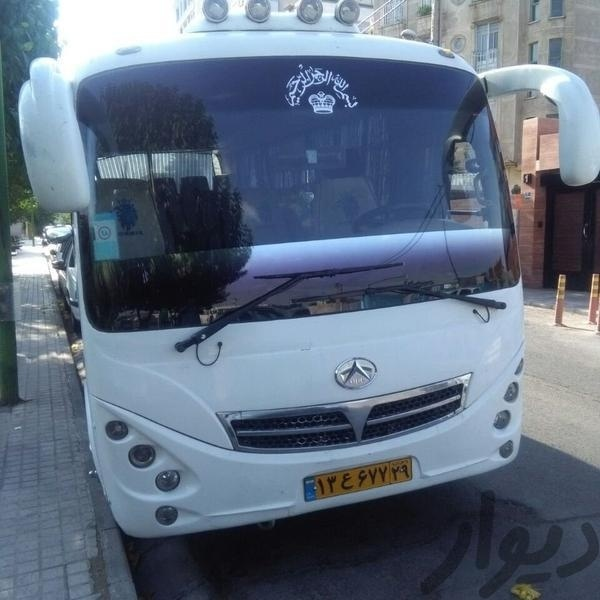
#> input picture images/1.jpg, 600 x 600 px; its folder holds only this picture in this run
$ python -i 2-crop_perspective.py   (imports and definitions only)
#> lines starting #> are read from the running program, lines starting #| are printed output that depends on the picture; after the words box and inside, x2 and y2 are one past the last pixel; in counts of white or black regions, pixels touching at a corner belong together
import tkinter as tk
from tkinter import messagebox
import cv2
import numpy as np
import os
from sklearn.cluster import KMeans
import sys

running = True  # متغیر سراسری برای کنترل اجرای حلقه
stop_requested = False # متغیر سراسری برای شناسایی فشار دادن کلید 'q'

# تابع برای بستن برنامه
def end_action():
    global running
    running = False  # توقف پردازش
    root.quit()  # بستن پنجره tkinter و خروج از برنامه

# تابع برای تنظیم وضعیت کلید 'q'
def key_callback(event):
    global stop_requested
    if event.keysym == 'q':
        stop_requested = True
        end_action()  # بستن برنامه


# [4 lines not run here, left out]


# Function to process each image
def process_image(image_path, output_path):
#> called with image_path = 'images/1.jpg', output_path = 'out.png'
    image = cv2.imread(image_path)
#> image is the input picture: shape (600, 600, 3); mean B, G, R 128.4, 110.2, 96.4
    image_rgb = cv2.cvtColor(image, cv2.COLOR_BGR2RGB)

    # Reshape the image for KMeans clustering
    X = image_rgb.reshape(-1, 3)

    # Apply KMeans clustering
    kmeans = KMeans(n_clusters=2, n_init=10)
    kmeans.fit(X)

    # Get the segmented image
    segmented_image = kmeans.cluster_centers_[kmeans.labels_]
    segmented_image = segmented_image.reshape(image_rgb.shape)

    # Convert to grayscale and threshold the image
    gray_image = cv2.cvtColor(segmented_image.astype(np.uint8), cv2.COLOR_RGB2GRAY)
    _, thresh = cv2.threshold(gray_image, 127, 255, cv2.THRESH_BINARY)
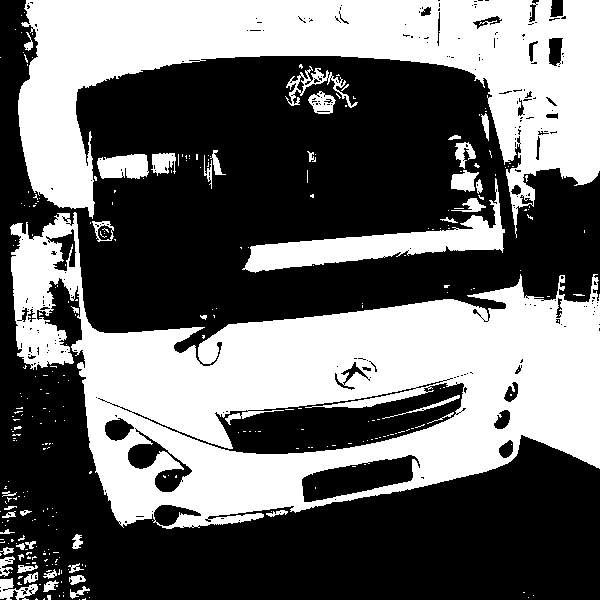
#> gray_image: shape (600, 600); values 61 (black) and 170 (white), 42.3% white; 303 white regions (259 under 20 px)

    # Find contours
    contours, _ = cv2.findContours(thresh, cv2.RETR_EXTERNAL, cv2.CHAIN_APPROX_SIMPLE)
#> thresh: shape (600, 600); 42.3% white; 303 white regions (259 under 20 px), largest, box (x1, y1, x2, y2) and area: (10, 212, 600, 529) 83185, (18, 0, 600, 238) 55529, (242, 178, 505, 273) 6378

    # Handle case where no contours are found
    if not contours:
        print("No contours found")
        return

    # Assume the largest contour is the license plate
    plate_contour = max(contours, key=cv2.contourArea)

    # Find the minimum area rectangle around the contour
    rect = cv2.minAreaRect(plate_contour)
#> rect = ((304.5, 370), (316, 589), -90)
    corners = cv2.boxPoints(rect)
    corners = np.int32(corners)

    # Sort the corners to the correct order
    def sort_corners(corners):
        cX = np.mean(corners[:, 0])
#> cX = 304.5
        cY = np.mean(corners[:, 1])
#> cY = 370
        sorted_corners = sorted(corners, key=lambda p: (np.arctan2(p[1] - cY, p[0] - cX)))
        sorted_corners = np.array(sorted_corners)
        top_left = min(sorted_corners, key=lambda x: x[0] + x[1])
#> top_left = [10, 212]
        bottom_right = max(sorted_corners, key=lambda x: x[0] + x[1])
#> bottom_right = [599, 528]
        top_right = max(sorted_corners, key=lambda x: x[0] - x[1])
#> top_right = [599, 212]
        bottom_left = min(sorted_corners, key=lambda x: x[0] - x[1])
#> bottom_left = [10, 528]
        return np.array([top_left, top_right, bottom_right, bottom_left], dtype=np.float32)

    sorted_corners = sort_corners(corners)

    # Handle case where not all corners are detected correctly
    if len(sorted_corners) < 4:
        center_x, center_y = np.mean(image.shape[1]), np.mean(image.shape[0])
        sorted_corners = np.array([
            [center_x - 100, center_y - 50],
            [center_x + 100, center_y - 50],
            [center_x + 100, center_y + 50],
            [center_x - 100, center_y + 50]
        ], dtype=np.float32)

    # Print sorted corners
    print("Sorted Corners (Top-Left, Top-Right, Bottom-Right, Bottom-Left):")
    print(sorted_corners)
#| [[ 10. 212.]
#|  [599. 212.]
#|  [599. 528.]
#|  [ 10. 528.]]

    # Clone image for displaying draggable points
    image_with_points = image.copy()

    # Variables for dragging points
    global dragging, dragged_point_index
    dragging = False
    dragged_point_index = -1

    def draw_points(img, points):
        """Draw points on the image."""
        for idx, point in enumerate(points):
            cv2.circle(img, tuple(point.astype(int)), 5, (0, 255, 0), -1)

    def mouse_callback(event, x, y, flags, param):
        global dragging, dragged_point_index
        if event == cv2.EVENT_LBUTTONDOWN:
            for i, point in enumerate(sorted_corners):
                if abs(point[0] - x) < 10 and abs(point[1] - y) < 10:
                    dragging = True
                    dragged_point_index = i
        elif event == cv2.EVENT_MOUSEMOVE:
            if dragging and dragged_point_index != -1:
                sorted_corners[dragged_point_index] = [x, y]
                image_with_points[:] = image.copy()
                draw_points(image_with_points, sorted_corners)
        elif event == cv2.EVENT_LBUTTONUP:
            dragging = False
            dragged_point_index = -1

    # Set up the mouse callback function
    cv2.namedWindow('Original Image with Points')
    cv2.setMouseCallback('Original Image with Points', mouse_callback)

    # Draw initial points
    draw_points(image_with_points, sorted_corners)

    # Display the original image with draggable points
    while True:
        cv2.imshow('Original Image with Points', image_with_points)
        key = cv2.waitKey(1)
#> (key q is pressed here)
        if key == 27:  # Press Esc to exit
            break
        elif key == ord(' '):  # Press Space to save and proceed to the next image
            # Calculate width and height based on detected corners
            width = max(np.linalg.norm(sorted_corners[0] - sorted_corners[1]), np.linalg.norm(sorted_corners[2] - sorted_corners[3]))
            height = max(np.linalg.norm(sorted_corners[0] - sorted_corners[3]), np.linalg.norm(sorted_corners[1] - sorted_corners[2]))

            # Define destination points based on calculated width and height
            dst_np = np.array([
                [0, 0],
                [int(width), 0],
                [int(width), int(height)],
                [0, int(height)]
            ], dtype=np.float32)

            # Perform perspective transformation
            M = cv2.getPerspectiveTransform(sorted_corners, dst_np)
            result = cv2.warpPerspective(image, M, dsize=(int(width), int(height)))

            # Resize the output image to the fixed size of 400x80
            final_size = (400, 80)
            result_resized = cv2.resize(result, final_size)

            # Save the transformed image
            cv2.imwrite(output_path, result_resized)
            print(f"Image saved as '{output_path}'")
            break
        elif key == ord('n'):  # Press 'n' to skip the current image (don't save)
            print(f"Skipped image: {image_path}")
            cv2.destroyAllWindows()
            return False  # Return False to indicate image was skipped
        elif key == ord('q'):  # Press 'q' to quit the program
            print("Quitting program...")
            cv2.destroyAllWindows()
            return True  # Return True to indicate the user wants to quit

    # Close all OpenCV windows
    cv2.destroyAllWindows()
    return False  # Return False to indicate image was processed and saved


# Define input and output directories
input_dir = 'input'
output_dir = 'output'

# Create output directory if it does not exist
# [1 line not run here, left out]

# Process each image in the input directory
# تعریف دکمه‌های شروع و پایان
def start_action():
    global running, stop_requested
    messagebox.showinfo("start", "با نقاط سبز محل چهارگوشه پلاک رو مشخص کن")
# Process each image in the input directory
    for filename in os.listdir(input_dir):
        if filename.lower().endswith(('.png', '.jpg', '.jpeg')):
            image_path = os.path.join(input_dir, filename)
            output_filename = f"CROP_{filename}"
            output_path = os.path.join(output_dir, output_filename)

            # Call process_image and check if 'q' was pressed to quit
            if process_image(image_path, output_path):
                break  # If True is returned, quit the program
            root.update()  # به روز رسانی پنجره tkinter


# دکمه استارت و پایان
# [1 line that did not run here, left out]
# [1 line not run here, left out]

# [1 line that did not run here, left out]
# [1 line not run here, left out]

# [1 line that did not run here, left out]
# [1 line not run here, left out]

# [1 line that did not run here, left out]
# [3 lines not run here, left out]

>>> result = process_image('images/1.jpg', 'out.png')
